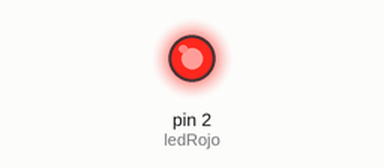
Recording of a sketch running on a simulated Arduino Uno, built with avr-gcc and run on an emulated ATmega328P. On the bench: output pins drawn as LEDs (lit = HIGH).

Above: at 1.0 s.
At 3.0 s:
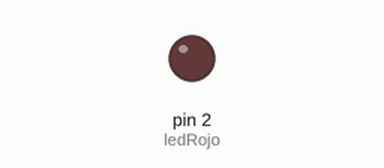
Timing chart, 0 to 5.2 s (numbered marks = the images above):
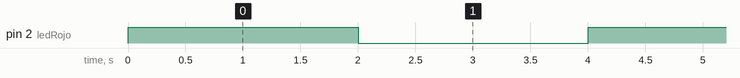

Measured:
- by itself, pin 2 (ledRojo): alternates HIGH for 2.0 s and LOW for 2.0 s

The sketch:

Main2.ino
```cpp
const byte ledRojo = 2;
int ledTime = 2000;
void setup()
{
	pinMode(ledRojo, OUTPUT);

}

void loop()
{
	digitalWrite(ledRojo, 1);
    delay(ledTime);
    digitalWrite(ledRojo, 0);
    delay(ledTime);
}
```
